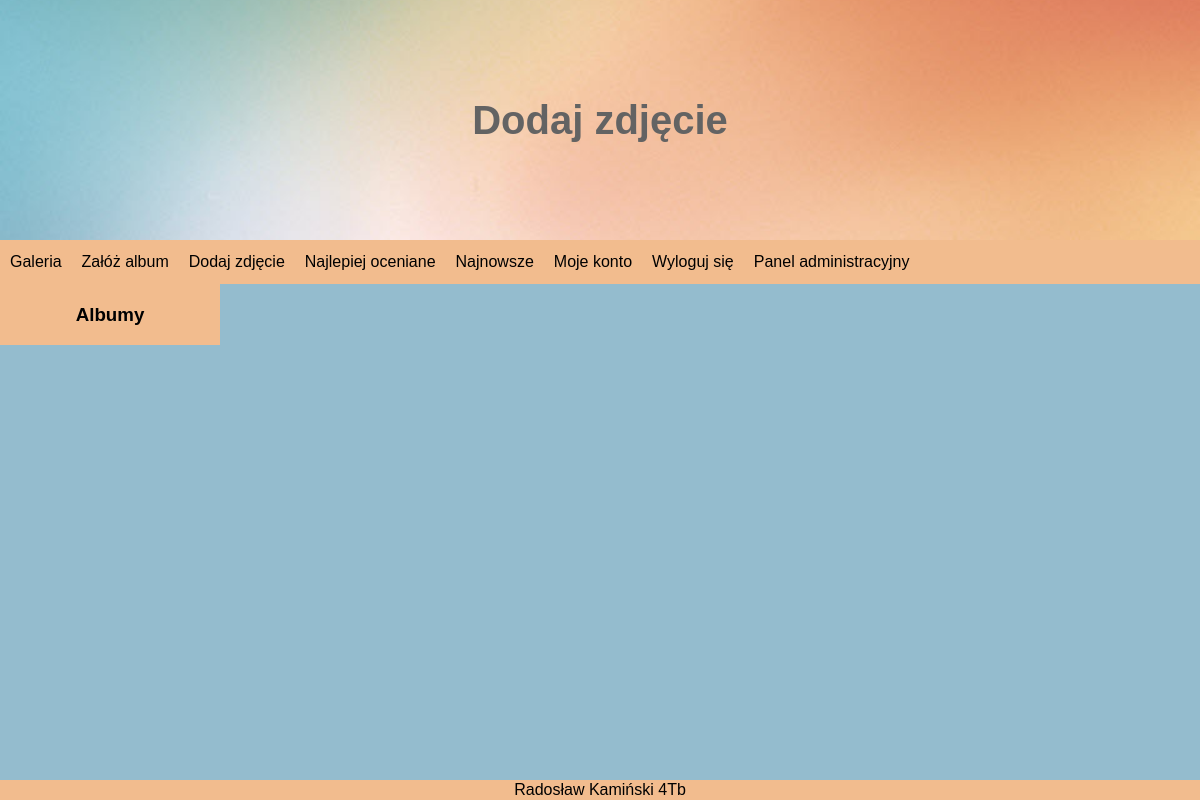
Before: /dodaj-foto.php (signed in) with the older database file.
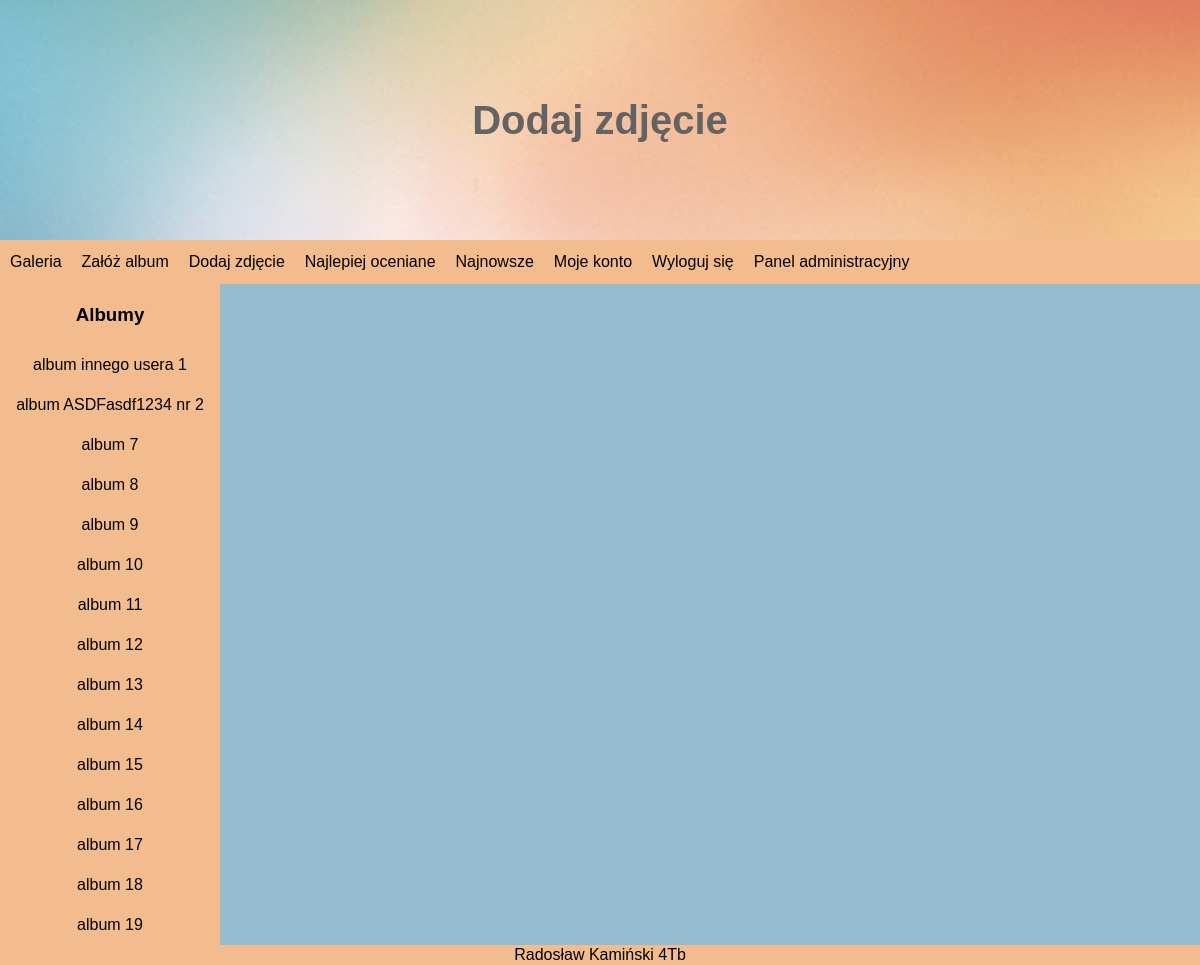
After: the same page with the newer database file.
### tables this page shows
CREATE TABLE `albumy` (
  `id` int(11) NOT NULL,
  `tytul` varchar(100) NOT NULL,
  `data` datetime NOT NULL,
  `id_uzytkownika` int(11) NOT NULL
);

### dodaj-foto.php (the view, shortened to what this page needs)
<!DOCTYPE html>
<html lang="pl">
<head>
    <link rel="stylesheet" href="css/main.css" type="text/css">
    <link rel="stylesheet" href="css/dodaj-foto.css" type="text/css">
</head>
<body>
    <header>
        <div id="header_text_wrapper">
    		<h1>Dodaj zdjęcie</h1>
        </div>
		<nav>
			<ul>
				<li><a href="galeria.php">Galeria</a></li>
				<li><a href="dodaj-album.php">Załóż album</a></li>
				<li><a href="dodaj-foto.php">Dodaj zdjęcie</a></li>
				<li><a href="top-foto.php">Najlepiej oceniane</a></li>
				<li><a href="nowe-foto.php">Najnowsze</a></li>
				<?php if(isset($_SESSION['logged_in']) && $_SESSION['logged_in'] == true) echo '<li><a href="konto.php">Moje konto</a></li>'?>
				<?php if(isset($_SESSION['logged_in']) && $_SESSION['logged_in'] == true) echo '<li><a href="wyloguj.php">Wyloguj się</a></li>'?>
				<?php if(isset($_SESSION['logged_in']) && $_SESSION['logged_in'] == true && isset($_SESSION['uprawnienia']) && ($_SESSION['uprawnienia'] == 'moderator' || $_SESSION['uprawnienia'] == 'administrator')) echo '<li><a href="admin/index.php">Panel administracyjny</a></li>'?>
			</ul>
		</nav>
    </header>
    <main>
		<nav id="albumy">
			<h3>Albumy</h3>
			<ul>
			<?php
				require_once 'database.php';
				if($albumQuery = $mysqli->prepare('SELECT id, tytul, data, id_uzytkownika FROM albumy WHERE id_uzytkownika = ?'))
				{
					$albumQuery->bind_param("i", $_SESSION['user_id']);
					$albumQuery->execute();
					$result = $albumQuery->get_result();
					while($album = $result->fetch_assoc())
					{
						echo "<li class='album ".(isset($_SESSION['selected_album']) ? ($_SESSION['selected_album'] == $album['id'] ? "current" : "") : "")."' album_id='".$album['id']."'>".$album['tytul']."</li>";
					}
				}
			?>
			</ul>
		</nav>
    </main>
    <footer>
        Radosław Kamiński 4Tb
	</footer>
</body>
</html>

### css/main.css (style rules this page uses)
body { background-color:#94bcce; padding-bottom:20px; }
#header_text_wrapper { height: 240px; width:100%; position: relative; background-image:url(../img/header_img.jpg); background-repeat: no-repeat; background-size: cover !important; background-position: center center; }
h1 { position: absolute; top:50%; left:50%; transform:translate(-50%, -50%); margin:0; font-size: 40px; color:#636363; }
header nav { background-color:#f2bc8e; }
header nav > ul { width:100%; }
header nav > ul > li { float:left; padding:5px 10px; margin:7px 0; transition: 0.3s; }
header nav::after { clear:both; }
main { width:100%; }
footer { text-align:center; background-color:#f2bc8e; position:fixed; bottom:0; width:100%; line-height:20px; }
* { box-sizing: border-box; -moz-box-sizing: border-box; -webkit-box-sizing: border-box; }
*:before, *:after { content: " "; display: table; }
html, body { width: 100% !important; max-width: 100% !important; }
html { font-size: 1em; line-height: 1.25; -ms-text-size-adjust: 100%; -webkit-text-size-adjust: 100%; font-family: 'Montserrat', sans-serif; }
body { margin: 0; }
main, article, aside, footer, header, nav, section { display: block; }
a { background-color: transparent; text-decoration: none; cursor: pointer; display: inline-block; color:currentColor; }
ul, menu, dir { display: block; list-style-type: none; -webkit-margin-before: 0; -webkit-margin-after: 0; -webkit-margin-start: 0; -webkit-margin-end: 0; -webkit-padding-start: 0; }

### css/dodaj-foto.css (style rules this page uses)
#albumy>ul>li { cursor: pointer; padding:10px; }
#albumy { background-color:#f2bc8e; width:220px; text-align:center; position:relative; top:0; bottom:0; float:left; }
main::after { clear:both; }

Changed rows visible on the page:
added albumy: tytul "album innego usera 1"
added albumy: tytul "album ASDFasdf1234 nr 2"
added albumy: tytul "album 7"
added albumy: tytul "album 8"
added albumy: tytul "album 9"
added albumy: tytul "album 10"
added albumy: tytul "album 11"
added albumy: tytul "album 12"
added albumy: tytul "album 13"
added albumy: tytul "album 14"
added albumy: tytul "album 15"
added albumy: tytul "album 16"
added albumy: tytul "album 17"
added albumy: tytul "album 18"
added albumy: tytul "album 19"
